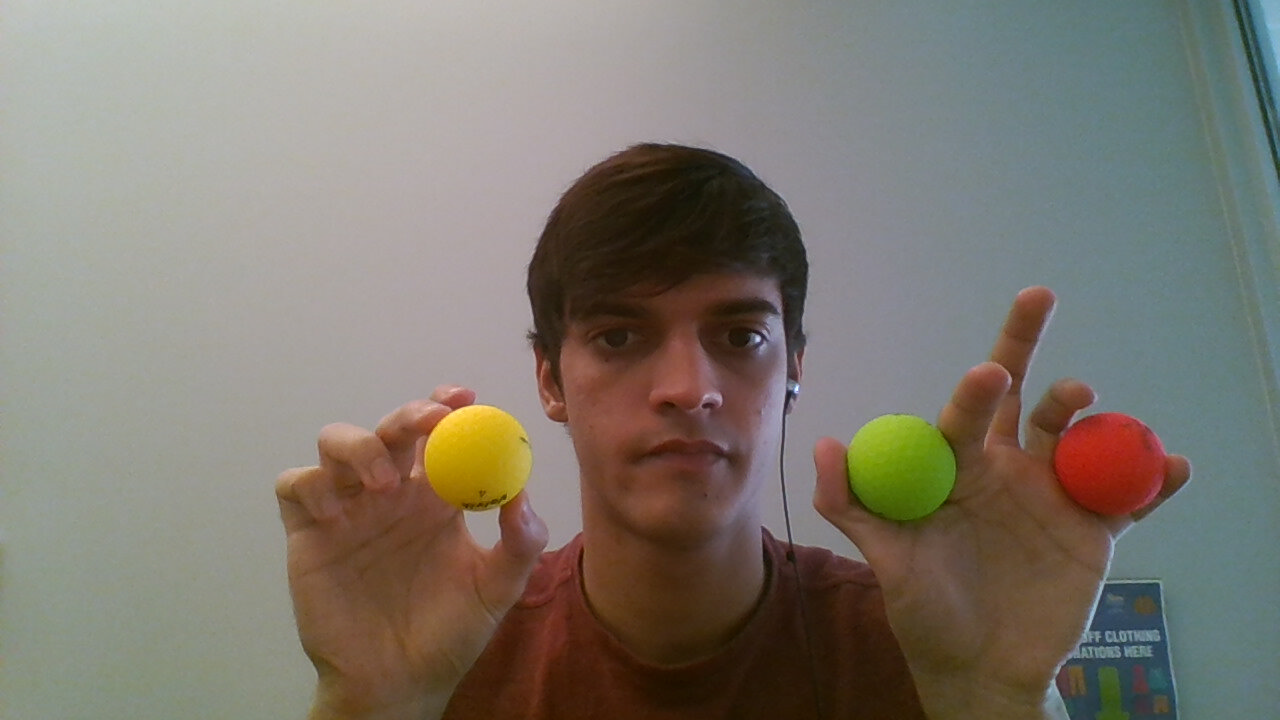
#> input picture 1.jpg, 1280 x 720 px; its folder holds only this picture in this run
$ python -i detect_color.py   (imports and definitions only)
#> lines starting #> are read from the running program, lines starting #| are printed output that depends on the picture
# import the necessary packages
import numpy as np
import turtle
import argparse
import cv2
import threading
from collections import deque
import imutils
#import serial
import struct

#ser = serial.Serial("COM3", 9600,)

rl = 0
gl = 0
bl = 0
ru = 0
gu = 0
bu = 0

# [54 lines left out: function func, not called in this run]

def cvfunc():
	while (True):
		# construct the argument parse and parse the arguments
		ap = argparse.ArgumentParser()
		ap.add_argument("-i", "--image", help = "path to the image")
		args = vars(ap.parse_args())
		# load the image
		image = cv2.imread(args["image"])
#> image is the input picture: shape (720, 1280, 3); mean B, G, R 110.8, 120.2, 126.3
		#image = cv2.cvtColor(image, cv2.COLOR_BGR2LAB)
		#image = cv2.cvtColor(image, cv2.COLOR_BGR2HSV)
		image = cv2.cvtColor(image, cv2.COLOR_BGR2YCR_CB)
#> image: shape (720, 1280, 3); mean of channels 0, 1, 2 121, 131.8, 122.3
		# define the list of boundaries
		lower = (bl, gl, rl)
		upper = (bu, gu, ru)

		# loop over the boundaries
		# create NumPy arrays from the boundaries
		lower = np.array(lower, dtype = "uint8")
		upper = np.array(upper, dtype = "uint8")

		# find the colors within the specified boundaries and apply
		# the mask
		mask = cv2.inRange(image, lower, upper)
#> mask: shape (720, 1280); every value is 0
		output = cv2.bitwise_and(image, image, mask = mask)
#> output: shape (720, 1280, 3); every value is 0

		# show the images
		image = imutils.resize(image, width=600)
#> image: shape (337, 600, 3); mean of channels 0, 1, 2 121, 131.8, 122.3
		output = imutils.resize(output, width=600)
#> output: shape (337, 600, 3); every value is 0

		cv2.imshow("poop", np.hstack([image, output]))
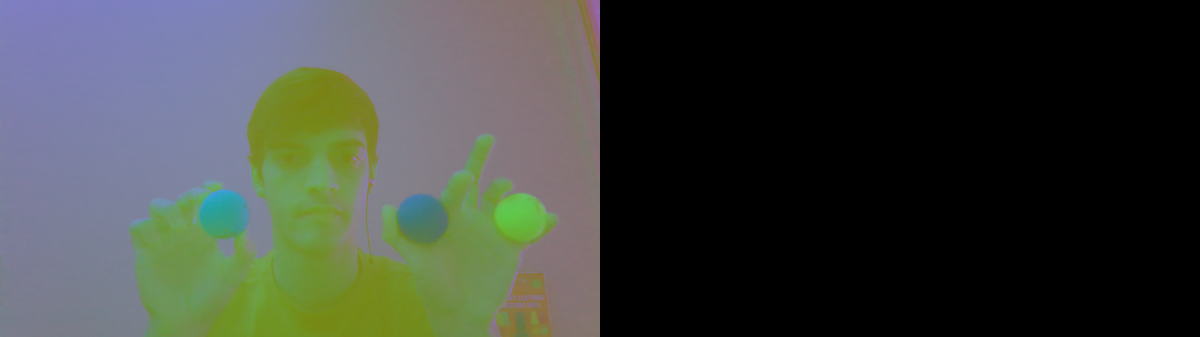
#> window 'poop': shape (337, 1200, 3); mean B, G, R 60.5, 65.9, 61.1
		cv2.waitKey(25)

# [117 lines left out: function movfunc, not called in this run]

t1 = threading.Thread(target = func)
t2 = threading.Thread(target = cvfunc)
#t3 = threading.Thread(target = movfunc)

# [2 lines not run here, left out]

#t1.join()

#t3.start()

#python detect_color.txt --image pink.png

>>> result = cvfunc()

$ run again, on color_spaces.png
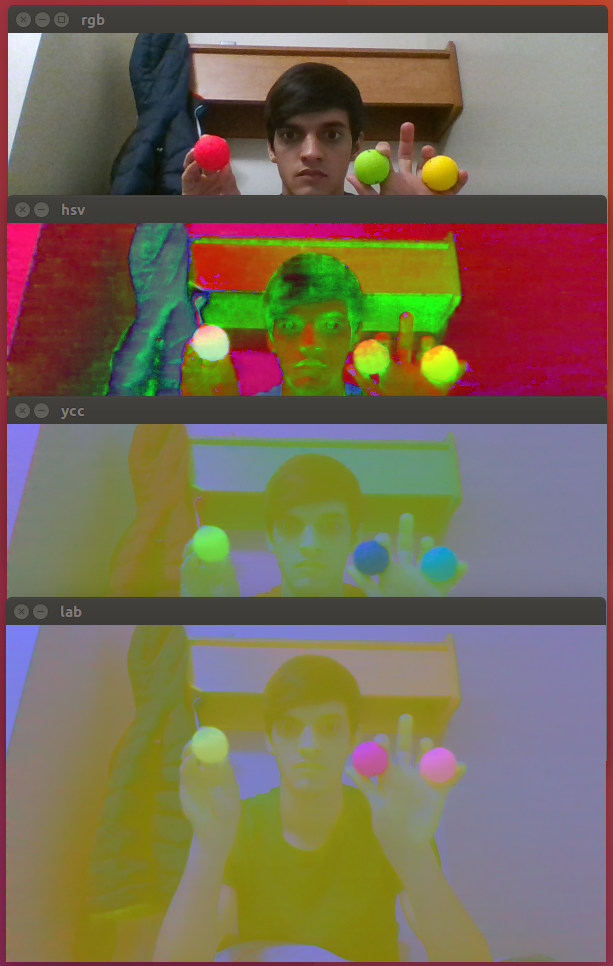
#> input picture color_spaces.png, 613 x 966 px
#> in cvfunc, image is the input picture: shape (966, 613, 3); mean B, G, R 85.4, 106.6, 119.3
#> mask: shape (966, 613); every value is 0
#> in cvfunc, `cv2.imshow("poop", np.hstack([image, output]))`:
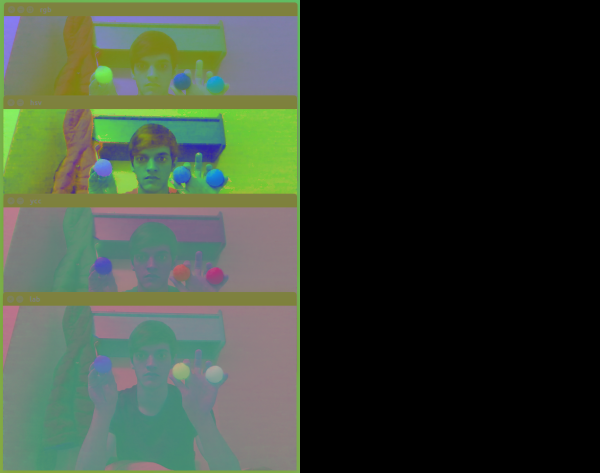
#> window 'poop': shape (945, 1200, 3) (shown at 1/2 size); mean B, G, R 54, 68, 57.6
